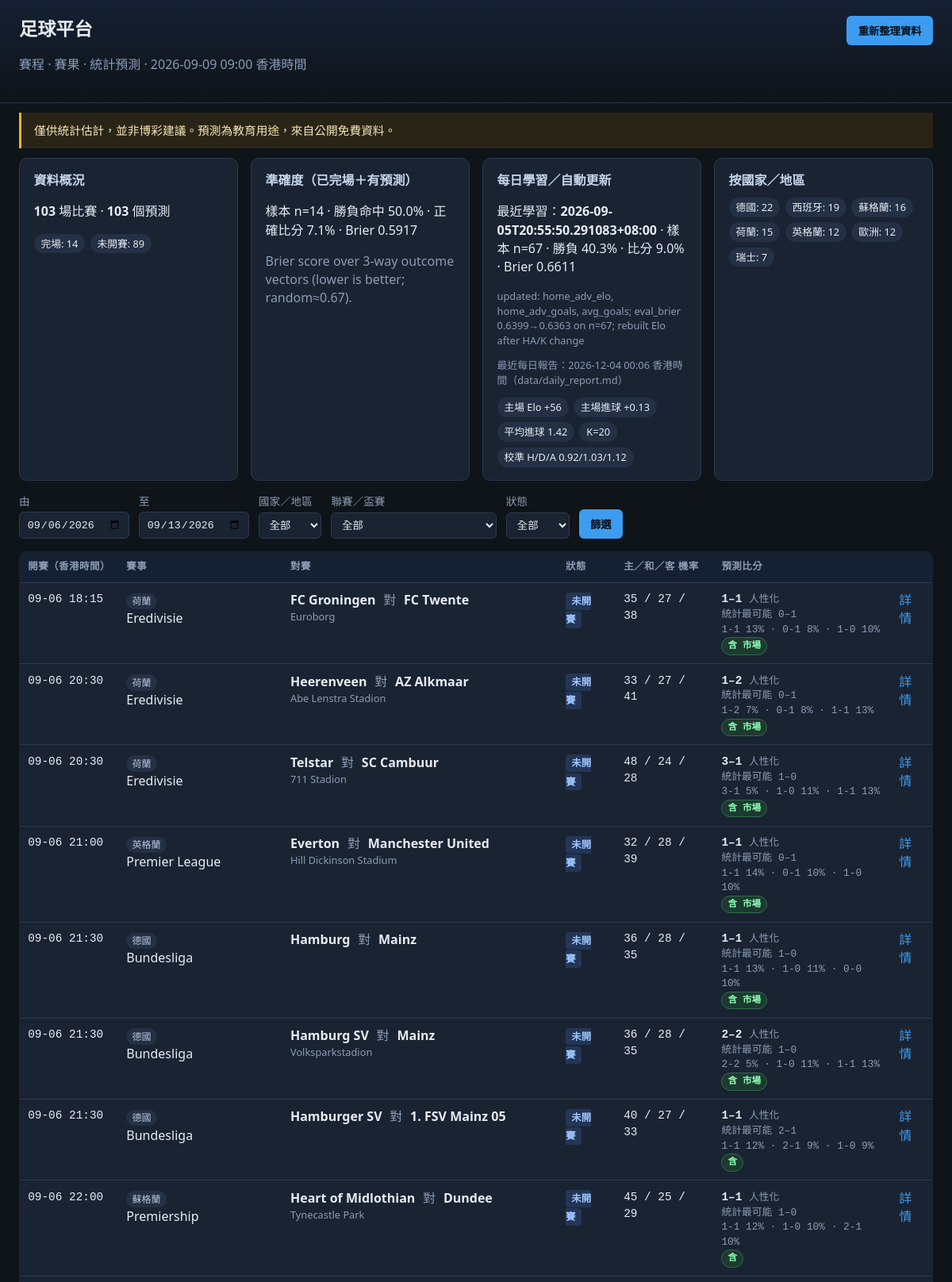
The page / (upper part) on the database its author committed.
### tables this page shows
CREATE TABLE learning_runs (
    id INTEGER PRIMARY KEY AUTOINCREMENT,
    ran_at TEXT NOT NULL,
    finished_n INTEGER,
    result_acc REAL,
    exact_acc REAL,
    brier REAL,
    params_json TEXT,
    notes TEXT
);

CREATE TABLE model_params (
    key TEXT PRIMARY KEY,
    value REAL NOT NULL,
    updated_at TEXT
);

CREATE TABLE matches (
    id INTEGER PRIMARY KEY AUTOINCREMENT,
    date TEXT,
    kickoff_utc TEXT,
    kickoff_hkt TEXT,
    league TEXT,
    country TEXT,
    competition_key TEXT,
    home TEXT,
    away TEXT,
    home_score INTEGER,
    away_score INTEGER,
    status TEXT,
    venue TEXT,
    source TEXT,
    source_id TEXT,
    extra TEXT,
    dedupe_key TEXT UNIQUE,
    updated_at TEXT
);

CREATE TABLE predictions (
    match_id INTEGER PRIMARY KEY,
    p_home REAL,
    p_draw REAL,
    p_away REAL,
    score_home INTEGER,
    score_away INTEGER,
    lambda_home REAL,
    lambda_away REAL,
    model TEXT,
    features_json TEXT,
    created_at TEXT,
    FOREIGN KEY(match_id) REFERENCES matches(id)
);

### app/main.py (the view)
@app.get("/", response_class=HTMLResponse)
async def index(
    request: Request,
    country: Optional[str] = None,
    competition: Optional[str] = None,
    status: Optional[str] = None,
    date_from: Optional[str] = None,
    date_to: Optional[str] = None,
):
    df, dt = _default_window()
    date_from = date_from or df
    date_to = date_to or dt
    matches = db.query_matches(
        date_from=date_from,
        date_to=date_to,
        country=country or None,
        competition_key=competition or None,
        status=status or None,
        limit=300,
    )
    for m in matches:
        pred = db.get_prediction(m["id"])
        m["prediction"] = pred
    counts = db.counts()
    accuracy = db.accuracy_stats()
    learning = latest_learning_run()
    model_params = get_model_params()
    report_path = ROOT / "data" / "daily_report.md"
    daily_report_time = None
    if report_path.exists():
        ts = datetime.fromtimestamp(report_path.stat().st_mtime, tz=timezone.utc).astimezone(HKT)
        daily_report_time = ts.strftime("%Y-%m-%d %H:%M 香港時間")
    return templates.TemplateResponse(
        request,
        "index.html",
        _ui_ctx(
            matches=matches,
            countries=countries(),
            competitions=competitions_by_country(),
            filters={
                "country": country or "",
                "competition": competition or "",
                "status": status or "",
                "date_from": date_from,
                "date_to": date_to,
            },
            counts=counts,
            accuracy=accuracy,
            collect_status=_collect_status,
            learning=learning,
            model_params=model_params,
            daily_report_time=daily_report_time,
        ),
    )

### templates/index.html (shortened to what this page needs)
<!DOCTYPE html>
<html lang="zh-Hant">
<head>
  <link rel="stylesheet" href="/static/style.css" />
</head>
<body>
  <header class="top">
    <div>
      <h1>足球平台</h1>
      <p class="sub">賽程 · 賽果 · 統計預測 · {{ now_hkt }}</p>
    </div>
    <div class="actions">
      <button id="btn-refresh" class="btn">重新整理資料</button>
    </div>
  </header>
  <aside class="disclaimer">{{ disclaimer }}</aside>
  <section class="panels">
    <div class="card">
      <h2>資料概況</h2>
      <p><strong>{{ counts.matches }}</strong> 場比賽 · <strong>{{ counts.predictions }}</strong> 個預測</p>
      <ul class="chips">
        {% for s, n in counts.by_status.items() %}
        <li>{{ status_zh.get(s, s) }}: {{ n }}</li>
        {% endfor %}
      </ul>
    </div>
    <div class="card">
      <h2>準確度（已完場＋有預測）</h2>
      {% if accuracy.n %}
      <p>樣本 n={{ accuracy.n }} · 勝負命中 {{ '%.1f'|format(accuracy.result_accuracy * 100) }}% ·
         正確比分 {{ '%.1f'|format(accuracy.exact_score_accuracy * 100) }}% ·
         Brier {{ accuracy.brier }}</p>
      <p class="muted">{{ accuracy.note }}</p>
      {% else %}
      <p class="muted">{{ accuracy.note }}</p>
      {% endif %}
    </div>
    <div class="card">
      <h2>每日學習／自動更新</h2>
      {% if learning %}
      <p>最近學習：<strong>{{ learning.ran_at }}</strong>
         · 樣本 n={{ learning.finished_n }}
         · 勝負 {{ '%.1f'|format((learning.result_acc or 0) * 100) }}%
         · 比分 {{ '%.1f'|format((learning.exact_acc or 0) * 100) }}%
         · Brier {{ learning.brier }}</p>
      {% if learning.notes %}<p class="muted tiny">{{ learning.notes }}</p>{% endif %}
      {% else %}
      <p class="muted">尚未執行學習。請跑 <code>scripts/daily_update.py</code> 或撳重新整理。</p>
      {% endif %}
      {% if daily_report_time %}
      <p class="muted tiny">最近每日報告：{{ daily_report_time }}（data/daily_report.md）</p>
      {% endif %}
      {% if model_params %}
      <ul class="chips">
        <li>主場 Elo +{{ '%.0f'|format(model_params.home_adv_elo) }}</li>
        <li>主場進球 +{{ '%.2f'|format(model_params.home_adv_goals) }}</li>
        <li>平均進球 {{ '%.2f'|format(model_params.avg_goals) }}</li>
        <li>K={{ '%.0f'|format(model_params.k_factor) }}</li>
        <li>校準 H/D/A {{ '%.2f'|format(model_params.calibration_home) }}/{{ '%.2f'|format(model_params.calibration_draw) }}/{{ '%.2f'|format(model_params.calibration_away) }}</li>
      </ul>
      {% endif %}
    </div>
    <div class="card">
      <h2>按國家／地區</h2>
      <ul class="chips">
        {% for c, n in counts.by_country.items() %}
        <li>{{ country_zh.get(c, c) }}: {{ n }}</li>
        {% endfor %}
      </ul>
    </div>
  </section>
  <form class="filters" method="get" action="/">
    <label>由 <input type="date" name="date_from" value="{{ filters.date_from }}" /></label>
    <label>至 <input type="date" name="date_to" value="{{ filters.date_to }}" /></label>
    <label>國家／地區
      <select name="country">
        <option value="">全部</option>
      </select>
    </label>
    <label>聯賽／盃賽
      <select name="competition">
        <option value="">全部</option>
      </select>
    </label>
    <label>狀態
      <select name="status">
        <option value="">全部</option>
      </select>
    </label>
    <button class="btn" type="submit">篩選</button>
  </form>
  <section class="table-wrap">
    <table>
      <thead>
        <tr>
          <th>開賽（香港時間）</th>
          <th>賽事</th>
          <th>對賽</th>
          <th>狀態</th>
          <th>主／和／客 機率</th>
          <th>預測比分</th>
          <th></th>
        </tr>
      </thead>
      <tbody>
        {% for m in matches %}
        <tr>
          <td class="mono">
            {% if m.kickoff_hkt %}{{ m.kickoff_hkt[5:16].replace('T',' ') }}{% else %}{{ m.date }}{% endif %}
          </td>
          <td>
            <span class="pill">{{ country_zh.get(m.country, m.country) }}</span>
            <div>{{ m.league }}</div>
          </td>
          <td>
            <strong>{{ m.home }}</strong>
            {% if m.home_score is not none %}
              <span class="score">{{ m.home_score }}–{{ m.away_score }}</span>
            {% else %}
              <span class="vs">對</span>
            {% endif %}
            <strong>{{ m.away }}</strong>
            {% if m.venue %}<div class="muted tiny">{{ m.venue }}</div>{% endif %}
          </td>
          <td><span class="status s-{{ m.status }}">{{ status_zh.get(m.status, m.status) }}</span></td>
          <td class="mono">
            {% if m.prediction %}
              {{ '%.0f'|format(m.prediction.p_home*100) }} /
              {{ '%.0f'|format(m.prediction.p_draw*100) }} /
              {{ '%.0f'|format(m.prediction.p_away*100) }}
            {% else %}—{% endif %}
          </td>
          <td class="mono">
            {% if m.prediction %}
              {% set tops = m.prediction.top_scorelines or (m.prediction.features.top_scorelines if m.prediction.features else None) %}
              <div><strong>{{ m.prediction.score_home }}–{{ m.prediction.score_away }}</strong>
                <span class="muted tiny">人性化</span></div>
              {% set sh = m.prediction.stat_score_home if m.prediction.stat_score_home is defined else (m.prediction.features.stat_score.home if m.prediction.features and m.prediction.features.stat_score is defined else none) %}
              {% set sa = m.prediction.stat_score_away if m.prediction.stat_score_away is defined else (m.prediction.features.stat_score.away if m.prediction.features and m.prediction.features.stat_score is defined else none) %}
              {% if sh is not none and (sh != m.prediction.score_home or sa != m.prediction.score_away) %}
              <div class="muted tiny">統計最可能 {{ sh }}–{{ sa }}</div>
              {% endif %}
              {% if tops and tops|length > 1 %}
              <div class="muted tiny">
                {% for s in tops[:3] %}
                  {{ s.home }}-{{ s.away }} {{ '%.0f'|format(s.p*100) }}%{% if not loop.last %} · {% endif %}
                {% endfor %}
              </div>
              {% endif %}
              {% set cons = m.prediction.consensus or (m.prediction.features.consensus if m.prediction.features else None) %}
              {% if cons and cons.blend and cons.blend.blended %}
                <div><span class="badge badge-consensus tiny">含 {% if 'market' in cons.blend.sources %}市場{% endif %}</span></div>
              {% endif %}
            {% else %}—{% endif %}
          </td>
          <td><a class="link" href="/match/{{ m.id }}">詳情</a></td>
        </tr>
        {% else %}
        <tr><td colspan="7" class="muted">此範圍冇比賽。請撳<strong>重新整理資料</strong>或執行 collect 腳本。</td></tr>
        {% endfor %}
      </tbody>
    </table>
  </section>
</body>
</html>

### static/style.css (style rules this page uses)
:root { --bg: #0f1419; --panel: #1a2332; --border: #2d3a4f; --text: #e7ecf3; --muted: #8b9bb4; --accent: #3d9cf0; --good: #3ecf8e; --warn: #f0b429; --bad: #f07178; --pill: #243044; }
* { box-sizing: border-box; }
body { margin: 0; font-family: "IBM Plex Sans", "Segoe UI", system-ui, sans-serif; background: var(--bg); color: var(--text); line-height: 1.45; }
.top { display: flex; justify-content: space-between; align-items: flex-start; gap: 1rem; padding: 1.25rem 1.5rem; border-bottom: 1px solid var(--border); background: linear-gradient(180deg, #152033, var(--bg)); }
h1 { margin: 0 0 .25rem; font-size: 1.45rem; }
.sub, .muted { color: var(--muted); }
.tiny { font-size: .8rem; }
.disclaimer { margin: .75rem 1.5rem; padding: .75rem 1rem; border-left: 3px solid var(--warn); background: #2a2416; color: #f5e6b8; font-size: .92rem; }
.panels { display: grid; grid-template-columns: repeat(auto-fit, minmax(240px, 1fr)); gap: 1rem; padding: 0 1.5rem 1rem; }
.card { background: var(--panel); border: 1px solid var(--border); border-radius: 10px; padding: 1rem 1.1rem; }
.card h2 { margin: 0 0 .6rem; font-size: 1rem; color: #c5d4ea; }
.filters { display: flex; flex-wrap: wrap; gap: .75rem; align-items: end; padding: 0 1.5rem 1rem; }
.filters label { display: flex; flex-direction: column; gap: .25rem; font-size: .85rem; color: var(--muted); }
input, select { background: var(--panel); color: var(--text); border: 1px solid var(--border); border-radius: 6px; padding: .45rem .55rem; }
.btn { background: var(--accent); color: #061018; border: 0; border-radius: 6px; padding: .55rem .9rem; font-weight: 600; cursor: pointer; }
.table-wrap { padding: 0 1.5rem 2rem; overflow-x: auto; }
table { width: 100%; border-collapse: collapse; background: var(--panel); border-radius: 10px; overflow: hidden; }
th, td { padding: .65rem .7rem; border-bottom: 1px solid var(--border); text-align: left; vertical-align: top; }
th { font-size: .78rem; text-transform: uppercase; letter-spacing: .04em; color: var(--muted); background: #152033; }
.mono { font-family: "IBM Plex Mono", ui-monospace, monospace; font-size: .9rem; }
.pill { display: inline-block; background: var(--pill); padding: .1rem .45rem; border-radius: 999px; font-size: .75rem; color: #b7c7de; }
.chips { list-style: none; padding: 0; margin: 0; display: flex; flex-wrap: wrap; gap: .4rem; }
.chips li { background: var(--pill); padding: .2rem .55rem; border-radius: 999px; font-size: .8rem; }
.status { font-size: .78rem; font-weight: 600; padding: .15rem .45rem; border-radius: 4px; }
.s-SCHEDULED { background: #243656; color: #9ec5ff; }
.vs { margin: 0 .35rem; color: var(--muted); }
.link { color: var(--accent); text-decoration: none; }
.actions { display: flex; flex-direction: column; align-items: flex-end; gap: .35rem; }
.badge { display: inline-block; font-size: .72rem; font-weight: 600; padding: .12rem .45rem; border-radius: 999px; }
.badge-consensus { background: #1e3a2f; color: #8dffb5; border: 1px solid #2f6b4f; }

### rows shown on the page
learning_runs: ran_at "2026-09-05T20:55:50.291083+08:00", finished_n "67", (learning.result_accor0)*100 "40.3", (learning.exact_accor0)*100 "9.0", brier "0.6611", notes "updated: home_adv_elo, home_adv_goals, avg_goals; eval_brier 0.6399→0.6363 on n=67; rebuilt Elo after HA/K change"
model_params: home_adv_elo "56"
model_params: home_adv_goals "0.13"
model_params: avg_goals "1.42"
model_params: k_factor "20"
model_params: calibration_home "0.92"
model_params: calibration_draw "1.03"
model_params: calibration_away "1.12"
matches: kickoff_hkt "09-06 18:15", get "荷蘭", league "Eredivisie", home "FC Groningen", shows "對", away "FC Twente", venue "Euroborg", get "未開賽", prediction.score_home "1", prediction.score_away "1", sh "0", sa "1", home "1" "0" "1", away "1" "1" "0", p "13" "8" "10", shows "含", shows "市場"
predictions: m.prediction.p_home*100 "35", m.prediction.p_draw*100 "27", m.prediction.p_away*100 "38"
matches: kickoff_hkt "09-06 20:30", get "荷蘭", league "Eredivisie", home "Heerenveen", shows "對", away "AZ Alkmaar", venue "Abe Lenstra Stadion", get "未開賽", prediction.score_home "1", prediction.score_away "2", sh "0", sa "1", home "1" "0" "1", away "2" "1" "1", p "7" "8" "13", shows "含", shows "市場"
predictions: m.prediction.p_home*100 "33", m.prediction.p_draw*100 "27", m.prediction.p_away*100 "41"
matches: kickoff_hkt "09-06 20:30", get "荷蘭", league "Eredivisie", home "Telstar", shows "對", away "SC Cambuur", venue "711 Stadion", get "未開賽", prediction.score_home "3", prediction.score_away "1", sh "1", sa "0", home "3" "1" "1", away "1" "0" "1", p "5" "11" "13", shows "含", shows "市場"
predictions: m.prediction.p_home*100 "48", m.prediction.p_draw*100 "24", m.prediction.p_away*100 "28"
matches: kickoff_hkt "09-06 21:00", get "英格蘭", league "Premier League", home "Everton", shows "對", away "Manchester United", venue "Hill Dickinson Stadium", get "未開賽", prediction.score_home "1", prediction.score_away "1", sh "0", sa "1", home "1" "0" "1", away "1" "1" "0", p "14" "10" "10", shows "含", shows "市場"
predictions: m.prediction.p_home*100 "32", m.prediction.p_draw*100 "28", m.prediction.p_away*100 "39"
matches: kickoff_hkt "09-06 21:30", get "德國", league "Bundesliga", home "Hamburg", shows "對", away "Mainz", get "未開賽", prediction.score_home "1", prediction.score_away "1", sh "1", sa "0", home "1" "1" "0", away "1" "0" "0", p "13" "11" "10", shows "含", shows "市場"
predictions: m.prediction.p_home*100 "36", m.prediction.p_draw*100 "28", m.prediction.p_away*100 "35"
matches: kickoff_hkt "09-06 21:30", get "德國", league "Bundesliga", home "Hamburg SV", shows "對", away "Mainz", venue "Volksparkstadion", get "未開賽", prediction.score_home "2", prediction.score_away "2", sh "1", sa "0", home "2" "1" "1", away "2" "0" "1", p "5" "11" "13", shows "含", shows "市場"
predictions: m.prediction.p_home*100 "36", m.prediction.p_draw*100 "28", m.prediction.p_away*100 "35"
matches: kickoff_hkt "09-06 21:30", get "德國", league "Bundesliga", home "Hamburger SV", shows "對", away "1. FSV Mainz 05", get "未開賽", prediction.score_home "1", prediction.score_away "1", sh "2", sa "1", home "1" "2" "1", away "1" "1" "0", p "12" "9" "9", shows "含"
predictions: m.prediction.p_home*100 "40", m.prediction.p_draw*100 "27", m.prediction.p_away*100 "33"
matches: kickoff_hkt "09-06 22:00", get "蘇格蘭", league "Premiership", home "Heart of Midlothian", shows "對", away "Dundee", venue "Tynecastle Park", get "未開賽", prediction.score_home "1", prediction.score_away "1", sh "1", sa "0", home "1" "1" "2", away "1" "0" "1", p "12" "10" "10", shows "含"
predictions: m.prediction.p_home*100 "45", m.prediction.p_draw*100 "25", m.prediction.p_away*100 "29"

### other values the page prints
{{ now_hkt }} "2026-09-09 09:00 香港時間"
{{ disclaimer }} "僅供統計估計，並非博彩建議。預測為教育用途，來自公開免費資料。"
{{ counts.matches }} "103"
{{ counts.predictions }} "103"
{{ status_zh.get(s, s) }} "完場" "未開賽"
{{ n }} "14" "89"
{{ accuracy.n }} "14"
{{ '%.1f'|format(accuracy.result_accuracy * 100) }} "50.0"
{{ '%.1f'|format(accuracy.exact_score_accuracy * 100) }} "7.1"
{{ accuracy.brier }} "0.5917"
{{ accuracy.note }} "Brier score over 3-way outcome vectors (lower is better; random≈0.67)."
{{ daily_report_time }} "2026-12-04 00:06 香港時間"
{{ country_zh.get(c, c) }} "德國" "西班牙" "蘇格蘭" "荷蘭" "英格蘭" "歐洲" "瑞士"
{{ n }} "22" "19" "16" "15" "12" "12" "7"
